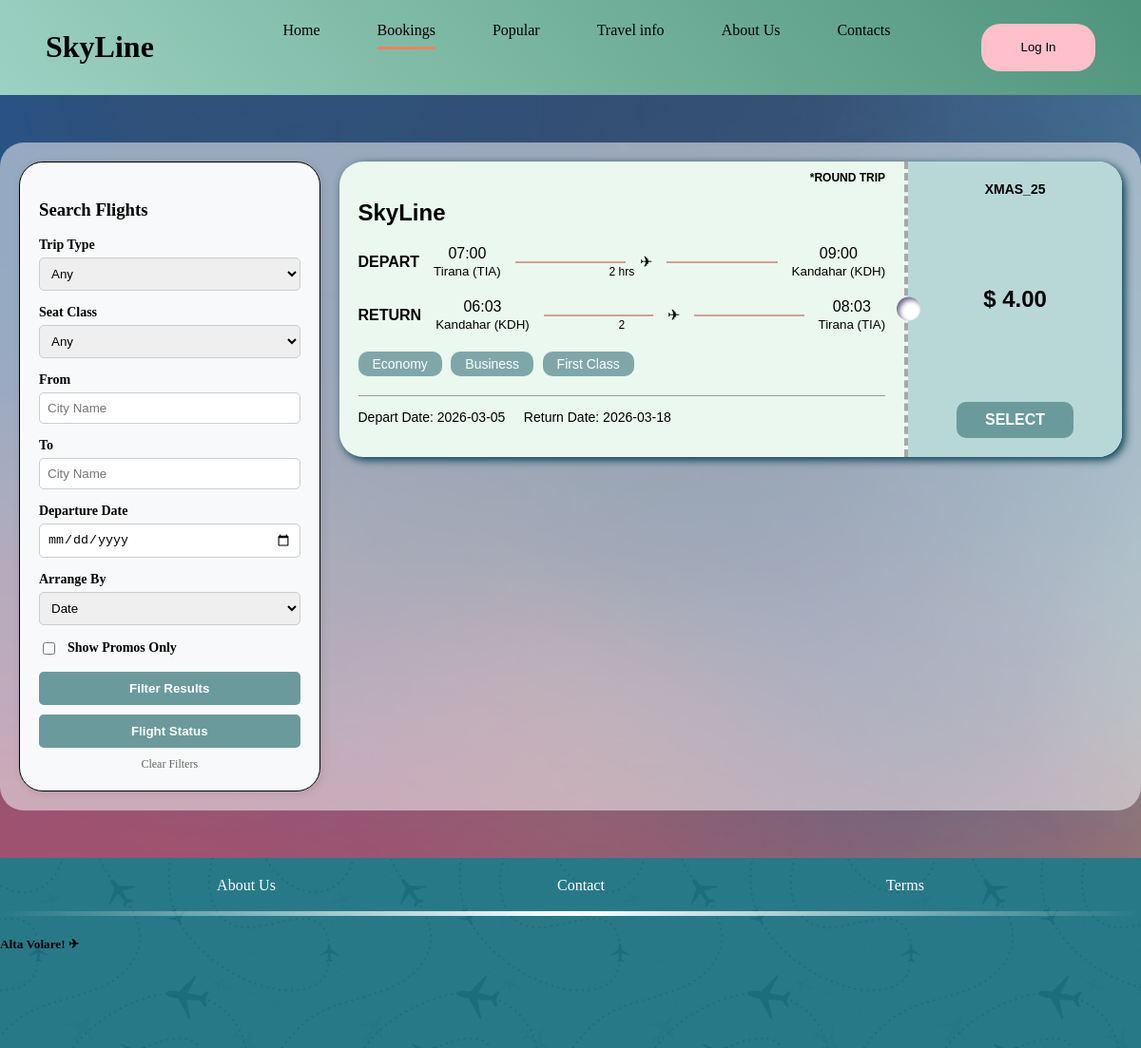
The page /booking on the database as committed earlier.
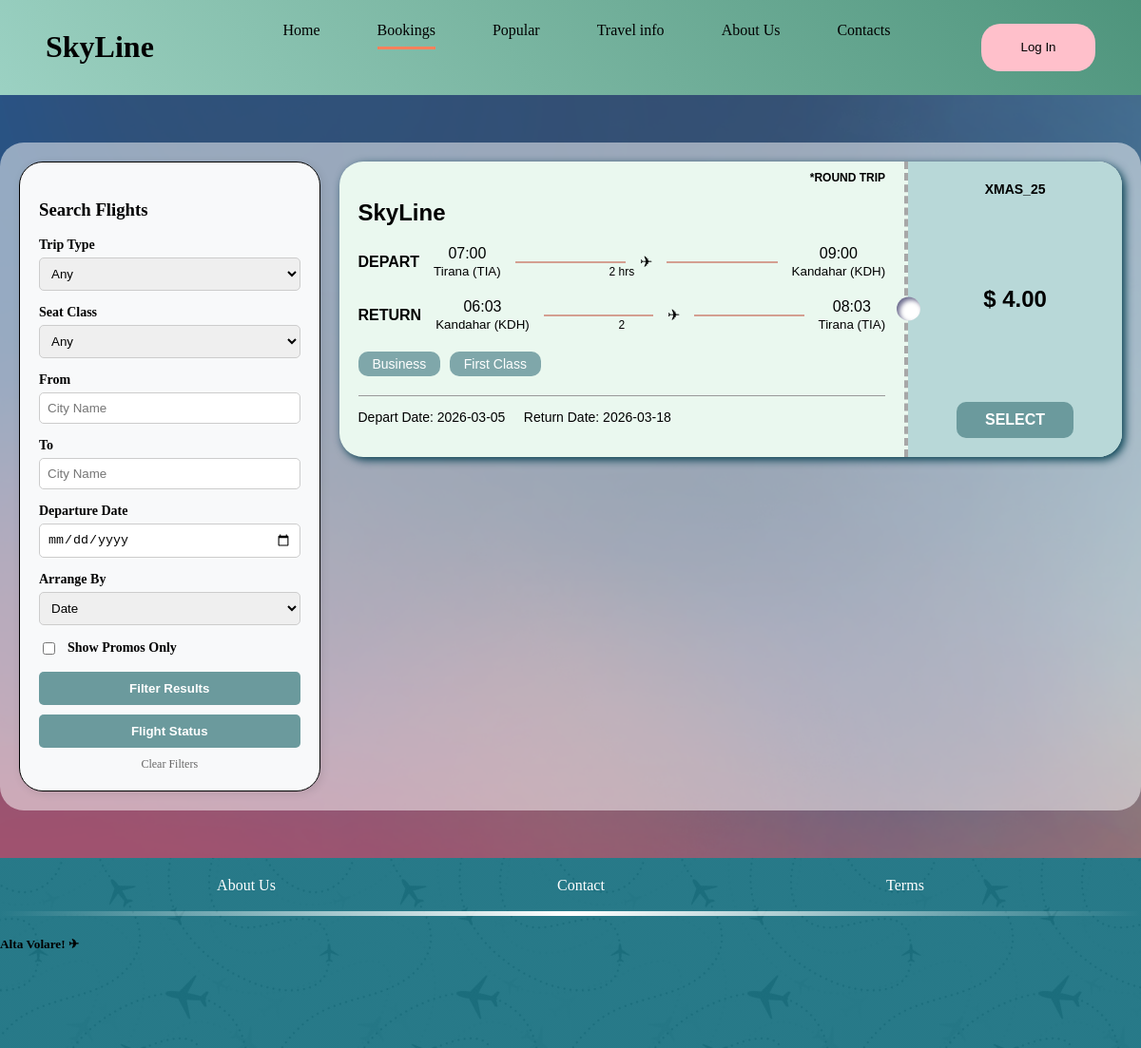
The same page on the database as committed later.
### app.py (models this page shows)
class Flight(db.Model):
    id = db.Column(db.Integer, primary_key=True)
    from_country = db.Column(db.String(50), nullable=False)
    from_city = db.Column(db.String(50), nullable=False)
    to_country = db.Column(db.String(50), nullable=False)
    to_city = db.Column(db.String(50), nullable=False)
    dep_date = db.Column(db.String(20), nullable=False)
    dep_time = db.Column(db.String(20), nullable=False)
    ret_date = db.Column(db.String(20), nullable=False)
    ret_time = db.Column(db.String(20), nullable=False)
    duration = db.Column(db.String(20), nullable=False)
    tickets_economy = db.Column(db.Integer)
    tickets_business = db.Column(db.Integer)
    tickets_first = db.Column(db.Integer)
    price = db.Column(db.Float, nullable=False)
    promo_code = db.Column(db.String(50), nullable=False)
    trip_type=db.Column(db.String(50), nullable=False)

### app.py (the view)
@app.route('/booking')
def booking():
    query = Flight.query
    trip_type = request.args.get('trip_type')
    if trip_type:
        query = query.filter(Flight.trip_type == trip_type)
    seat_class = request.args.get('seat_class')
    if seat_class == 'economy':
        query = query.filter(Flight.tickets_economy > 0)
    elif seat_class == 'business':
        query = query.filter(Flight.tickets_business > 0)
    elif seat_class == 'first':
        query = query.filter(Flight.tickets_first > 0)
    from_city = request.args.get('from_city')
    if from_city:
        query = query.filter(Flight.from_city.contains(from_city))
    to_city = request.args.get('to_city')
    if to_city:
        query = query.filter(Flight.to_city.contains(to_city))
    dep_date = request.args.get('dep_date')
    if dep_date:
        query = query.filter(Flight.dep_date == dep_date)
    if request.args.get('has_promo') == 'yes':
        query = query.filter(Flight.promo_code != 'none', Flight.promo_code != '')
    sort_by = request.args.get('sort_by', 'dep_date')
    if sort_by == 'price':
        query = query.order_by(Flight.price.asc())
    else:
        query = query.order_by(Flight.dep_date.asc())
    flights = query.all()
    return render_template('booking.html', flights=flights, calc_arrival=calculate_arrival)

### app.py (called while the page is built)
def calculate_arrival(start_time_str, duration_str):
    if not start_time_str or start_time_str == "none" or not duration_str:
        return "--:--"
    try:
        start_time = datetime.strptime(start_time_str, "%H:%M")
        clean_duration = duration_str.lower()
        hours = int(clean_duration.split('h')[0].strip())
        minutes = 0
        if 'm' in clean_duration:
            minutes = int(clean_duration.split('h')[1].split('m')[0].strip())
        arrival_time = start_time + timedelta(hours=hours, minutes=minutes)
        return arrival_time.strftime("%H:%M")
    except (ValueError, IndexError):
        return "--:--"

### templates/booking.html (shortened to what this page needs)
<!DOCTYPE html>
<html lang="en">
<head>
    <link rel="stylesheet" href="{{ url_for('static', filename='style.css') }}">
</head>
<body class="body">
    <div class="nav">
        <div class="logo"><h1>SkyLine</h1></div>
        <ul class="nav-container">
                <li class="nav-buttons"><a href="{{ url_for('index') }}">Home<hr class="n1"></a></li>
                <li class="nav-buttons"><a href="{{ url_for('booking') }}">Bookings<hr class="n2"  style="width: 100%;"></a></li>
                <li class="nav-buttons"><a href="{{ url_for('popular') }}">Popular<hr class="n3"></a></li>
                <li class="nav-buttons">
                    <a href="#">Travel info<hr class="n3"></a>
                </li>
                <li class="nav-buttons"><a href="{{ url_for('about') }}#about">About Us<hr class="n4"></a></li>
                <li class="nav-buttons"><a href="{{ url_for('contact') }}#contact">Contacts<hr class="n5"></a></li>
            </ul>
            <div class="nav-auth">
                {% if session['user_id'] %}
                    <div class="user-profile" style="display: flex; align-items: center; gap: 12px;">
                        <span class="user-name" style="color: white; font-family: 'Bookman Old Style'; font-weight: bold;">
                            Welcome, {{ session['first_name'] }}!
                        </span>
                        <div class="avatar-circle" style="width: 38px; height: 38px; background-color: #f0f0f0; border-radius: 50%; display: flex; align-items: center; justify-content: center;">
                            <svg viewBox="0 0 24 24" fill="#555" width="24px" height="24px">
                                <path d="M12 12c2.21 0 4-1.79 4-4s-1.79-4-4-4-4 1.79-4 4 1.79 4 4 4zm0 2c-2.67 0-8 1.34-8 4v2h16v-2c0-2.66-5.33-4-8-4z"/>
                            </svg>
                        </div>
                        <a href="{{ url_for('logout') }}" style="color: #ff4d4d; font-size: 0.7rem; text-decoration: none; text-transform: uppercase; font-family: sans-serif; font-weight: bold;">Logout</a>
                    </div>
                {% else %}
                    <button class="log-in"><a href="{{ url_for('login') }}">Log In</a></button>
                {% endif %}
            </div>
    </div>
<div class="booking-wrapper" >
        <div class="search-sidebar" >
            <h3>Search Flights</h3>
            <form action="{{ url_for('booking') }}" method="GET">
                <div class="filter-group">
                    <label>Trip Type</label>
                    <select name="trip_type">
                        <option value="">Any</option>
                    </select>
                </div>
                <div class="filter-group">
                    <label>Seat Class</label>
                    <select name="seat_class">
                        <option value="">Any</option>
                    </select>
                </div>
                <div class="filter-group">
                    <label>From</label>
                    <input type="text" name="from_city" placeholder="City Name">
                </div>
                <div class="filter-group">
                    <label>To</label>
                    <input type="text" name="to_city" placeholder="City Name">
                </div>
                <div class="filter-group">
                    <label>Departure Date</label>
                    <input type="date" name="dep_date">
                </div>
                <div class="filter-group">
                    <label>Arrange By</label>
                    <select name="sort_by">
                        <option value="dep_date">Date</option>
                    </select>
                </div>
                <div class="filter-group" style="flex-direction: row; align-items: center; gap: 10px;">
                    <input type="checkbox" name="has_promo" value="yes">
                    <label style="margin-bottom: 0;">Show Promos Only</label>
                </div>
                <button type="submit" class="search-btn">Filter Results</button>
                <button type="submit" class="search-btn" style="margin-top: 10px;">Flight Status</button>
                <a href="{{ url_for('booking') }}" style="display:block; text-align:center; margin-top:10px; font-size:12px; color:#666; text-decoration:none;">Clear Filters</a>
            </form>
        </div>
        <div class="ticket-container" action="/checkout" method="POST">
            {% for flight in flights %}
                {% if flight.tickets_economy > 0 or flight.tickets_business > 0 or flight.tickets_first > 0 %}
                <div class="ticket-card">
                    <div class="ticket-left">
                        <h2>SkyLine</h2>
                        <span class="trip-tag">*{{ flight.trip_type.upper() }}</span>
                        <div class="flight-path">
                            <div><strong>DEPART</strong></div>
                            <div style="text-align:center">{{ flight.dep_time }}<br><small>{{ flight.from_city }}</small></div>
                            <div class="line"></div>
                            <div style="position:absolute; left:50%; transform:translateX(-50%); font-size:12px; margin-top:20px;">{{ flight.duration }} hrs</div>
                            <div style="text-align:center">&#9992;</div>
                            <div class="line"></div>
                            <div style="text-align:center">{{ calc_arrival(flight.dep_time, flight.duration) }}<br><small>{{ flight.to_city }}</small></div>
                        </div>
                        {% if flight.trip_type == "round trip" %}
                        <div class="flight-path" style="margin-top:20px;">
                            <div><strong>RETURN</strong></div>
                            <div style="text-align:center">{{ flight.ret_time }}<br><small>{{ flight.to_city }}</small></div>
                            <div class="line"></div>
                            <div style="position:absolute; left:50%; transform:translateX(-50%); font-size:12px; margin-top:20px;">{{ flight.duration }}</div>
                            <div style="text-align:center">&#9992;</div>
                            <div class="line"></div>
                            <div style="text-align:center">
                                {{ calc_arrival(flight.ret_time, flight.duration) }}<br>
                                <small>{{ flight.from_city }}</small>
                            </div>
                        </div>
                        {% endif %}
                        <div style="margin-top: 20px;">
                            {% if flight.tickets_economy > 0 %}<button class="class-badge">Economy</button>{% endif %}
                            {% if flight.tickets_business > 0 %}<button class="class-badge">Business</button>{% endif %}
                            {% if flight.tickets_first > 0 %}<button class="class-badge">First Class</button>{% endif %}
                        </div>
                        <hr style="margin-top:20px; border: 0; border-top: 1px solid #999;">
                        <p style="font-size:14px">Depart Date: {{ flight.dep_date }} {% if flight.trip_type == "round trip" %}&nbsp;&nbsp;&nbsp; Return Date: {{ flight.ret_date }}{% endif %}</p>
                    </div>
                    <div class="ticket-right">
                        <div>
                            {% if flight.promo_code and flight.promo_code != 'none' %}
                                <strong style="font-size: 14px;">{{ flight.promo_code }}</strong>
                            {% endif %}
                        </div>
                        <div style="font-size: 24px; font-weight: bold;">$ {{ "{:,.2f}".format(flight.price) }}</div>
                        <a href="{{ url_for('checkout', flight_id=flight.id) }}">
                            <button class="select-btn">SELECT</button>
                        </a>
                    </div>
                </div>
                {% endif %}
            {% endfor %}
        </div>
</div>
    <div class="footer">
        <div class="buttons">
            <ul class="footer-buttons">
                <li class="footer-buttons"><a href="index.html#about">About Us</a></li>
                <li class="footer-buttons"><a href="index.html#contact">Contact</a></li>
                <li class="footer-buttons"><a href="#">Terms</a></li>
            </ul>
        </div>
        <hr>
        <h5>Alta Volare! &#9992;</h5>
    </div>
</body>
</html>

### static/style.css (style rules this page uses)
html, body { margin: 0; padding: 0; background-color: rgb(255, 255, 255); font-family: 'Franklin Gothic Medium'; scroll-behavior: smooth; overflow-x: hidden; width: 100%; }
* { box-sizing: border-box; }
.nav { width: 100%; height: auto; min-height: 60px; background-image: linear-gradient(50deg, #b5eed1d0, #4e947c); display: flex; flex-wrap: wrap; align-items: center; justify-content: space-between; padding: 10px 4%; margin: 0 0; overflow: visible; }
.nav hr { height: 3px; border: none; background-color: #ff815b; width: 0px; transition: width 0.3s ease-out; }
.logo { margin: auto 0; }
.nav-container { width: auto; max-width: 100%; display: flex; gap: 20px; margin-top: 0; }
.nav-container, .nav-buttons, a { text-decoration: none; list-style-type: none; color: black; }
.log-in { width: 120px; height: 50px; background-color: pink; margin: auto 0; border: none; border-radius: 20px; }
.nav-buttons { position: relative; list-style: none; padding: 10px 20px; }

### templates/booking.html (style rules this page uses)
.body { background-image: url(static/images/booking.webp); background-size: cover; }
.ticket-container { max-width: 900px; margin: 20px auto; display: flex; flex-direction: column; gap: 30px; }
.ticket-card { display: flex; background: #eaf8ef; border-radius: 25px; overflow: hidden; color: #000; font-family: sans-serif; min-height: 220px; box-shadow: 3px 3px 10px rgb(0, 60, 78); }
.ticket-left { flex: 3; padding: 20px; position: relative; border-right: 4px dashed #a7a7a7; }
.ticket-right { flex: 1; background: #b8d8d8; padding: 20px; display: flex; flex-direction: column; justify-content: space-between; align-items: center; position: relative; }
.ticket-right::before { content: ''; position: absolute; left: -12px; top: 50%; transform: translateY(-50%); width: 25px; height: 25px; background: #fff; border-radius: 50%; box-shadow: inset 3px 3px 5px rgba(1, 1, 59, 0.589); }
.flight-path { display: flex; align-items: center; gap: 15px; margin: 10px 0; }
.line { flex-grow: 1; height: 2px; background: #d49f91; position: relative; }
.class-badge { background: #7fa7aa; color: white; padding: 5px 15px; border-radius: 10px; font-size: 14px; margin-right: 5px; border: none; }
.select-btn { background: #6b9a9d; color: white; padding: 10px 30px; border-radius: 10px; border: none; cursor: pointer; font-weight: bold; font-size: 16px; }
.trip-tag { position: absolute; top: 10px; right: 20px; font-size: 12px; font-weight: bold; }
.booking-wrapper { background-color: rgba(255, 255, 255, 0.507); border-radius: 25px; display: flex; max-width: 1200px; margin: 50px auto; gap: 20px; padding: 20px; }
.search-sidebar { flex: 1; background: #f8f9fa; padding: 20px; border-radius: 25px; height: fit-content; box-shadow: 2px 2px 10px rgba(0,0,0,0.1); border: solid black 1px; }
.ticket-container { flex: 3; margin-top: 0; }
.filter-group { margin-bottom: 15px; display: flex; flex-direction: column; gap: 5px; }
.filter-group label { font-weight: bold; font-size: 14px; }
.filter-group select, .filter-group input { padding: 8px; border-radius: 5px; border: 1px solid #ccc; }
.search-btn { width: 100%; padding: 10px; background: #6b9a9d; color: white; border: none; border-radius: 5px; cursor: pointer; font-weight: bold; }

Rows that differ between the two databases and show on the page:
changed Flight "XMAS_25": no longer shows "Economy"
